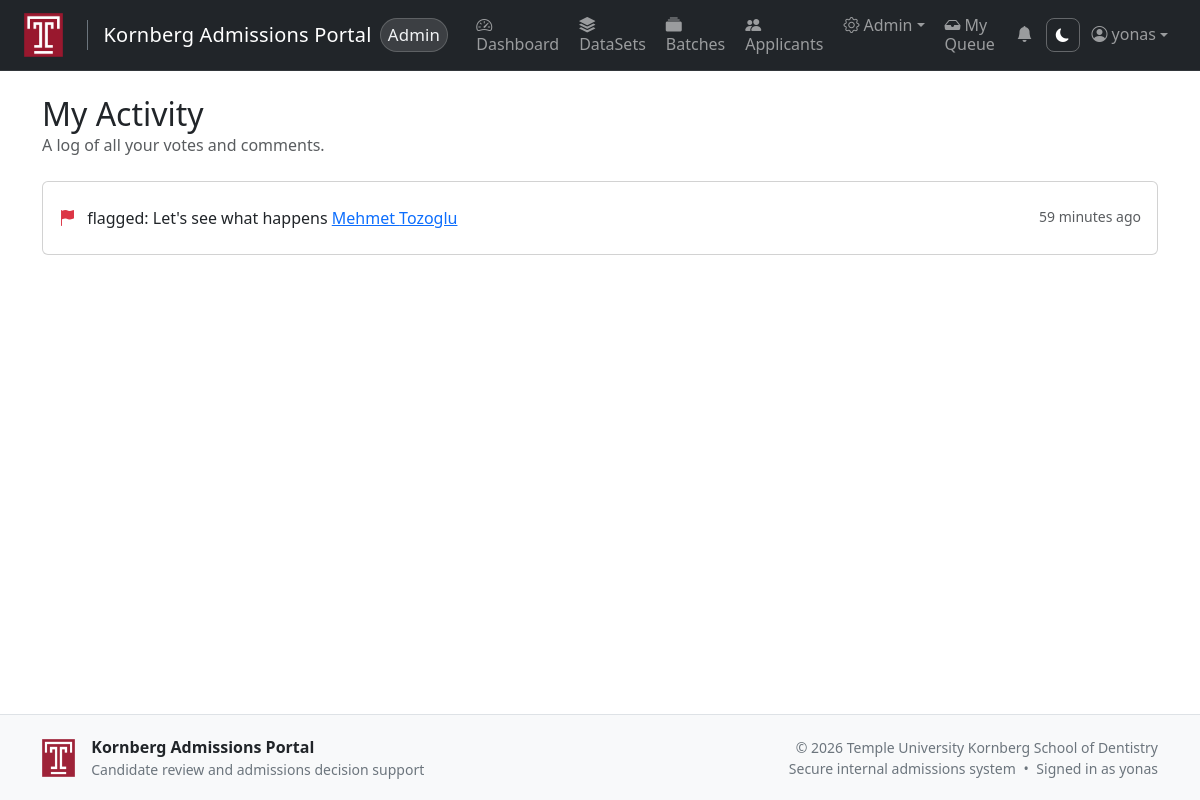
The app's page /committee/activity/ (signed in) with its own data.
### applicants/models.py (models this page shows, shortened)
class Activity(models.Model):
    VOTE_CAST = 'vote_cast'
    COMMENT_ADDED = 'comment_added'
    FLAG_ADDED = 'flag_added'
    DECISION_MADE = 'decision_made'
    ACTION_CHOICES = [
        (VOTE_CAST, 'Vote Cast'),
        (COMMENT_ADDED, 'Comment Added'),
        (FLAG_ADDED, 'Flag Added'),
        (DECISION_MADE, 'Decision Made'),
    ]
    actor = models.ForeignKey(settings.AUTH_USER_MODEL, on_delete=models.SET_NULL, null=True)
    action_type = models.CharField(max_length=50, choices=ACTION_CHOICES)
    details = models.TextField()
    target_applicant = models.ForeignKey(Applicant, on_delete=models.CASCADE, null=True)
    created_at = models.DateTimeField(auto_now_add=True)
    class Meta:
        ordering = ['-created_at']
        verbose_name_plural = "Activities"

class Applicant(models.Model):
    class Status(models.TextChoices):
        INTERVIEW = 'INTERVIEW', 'Interview'
        INTERVIEW_COMPLETE = 'INTERVIEW_COMPLETE', 'Interview Complete'
        ACCEPTED = 'ACCEPTED', 'Accepted'
        ACCEPTED_MAILED = 'ACCEPTED_MAILED', 'Accepted – Mailed'
        ACCEPTED_NOT_MAILED = 'ACCEPTED_NOT_MAILED', 'Accepted – Not Mailed'
        WAITLISTED = 'WAITLISTED', 'Waitlisted'
        REJECTED = 'REJECTED', 'Rejected'
        DECLINED = 'DECLINED', 'Candidate Declined'
    first_name = models.CharField(max_length=100)
    last_name = models.CharField(max_length=100)
    email = models.EmailField(blank=True, null=True)
    age = models.PositiveIntegerField()
    gender = models.CharField(max_length=50)
    round = models.ForeignKey("Batch", on_delete=models.SET_NULL, null=True, blank=True)
    dataset = models.ForeignKey("DataSet", on_delete=models.SET_NULL, null=True, blank=True, related_name="applicants")
    description = models.TextField(blank=True, max_length=100000)
    street = models.TextField(blank=True, max_length=100000)
    created_at = models.DateTimeField(auto_now_add=True)
    profile_picture = models.ImageField(upload_to='applicant_profiles/', blank=True, null=True)
    external_id = models.CharField(max_length=100, blank=True, null=True)
    source_folder = models.CharField(max_length=255, blank=True, default='', help_text='Top-level folder name from bulk upload')
    flagged_by = models.ManyToManyField(User, blank=True, related_name='flagged_applicants')
    total_ai = models.DecimalField(max_digits=6, decimal_places=2, blank=True, null=True, verbose_name='Total AI')
    total_nc = models.DecimalField(max_digits=6, decimal_places=2, blank=True, null=True, verbose_name='Total NC')
    first_gen = models.BooleanField(default=False, verbose_name='First Generation')
    re_applicant = models.BooleanField(default=False, verbose_name='Re-Applicant')
    pb_to_dmd = models.BooleanField(default=False, verbose_name='PB to DMD')
    z_score = models.DecimalField(max_digits=6, decimal_places=2, blank=True, null=True, verbose_name='Z-Score')
    former_post_bacc = models.BooleanField(default=False, verbose_name='Former Post Bacc')
    three_plus_four = models.BooleanField(default=False, verbose_name='3+4')
    candidate_info_imported = models.BooleanField(default=False, help_text='Whether candidate info was imported from Excel')
    status = models.CharField(
        max_length=50,
        choices=Status.choices,
        default=Status.INTERVIEW,
        db_index=True
    )
    assigned_reviewers = models.ManyToManyField(
        settings.AUTH_USER_MODEL,
        related_name="assigned_applicants",
        blank=True,
        limit_choices_to={'profile__role': Profile.Role.COMMITTEE_MEMBER}
    )

### applicants/views.py (the view)
# urls.py: path("committee/activity/", views.my_activity, name="my_activity"),
@login_required
def my_activity(request):
    user = request.user
    activities = Activity.objects.filter(
        actor=user,
        action_type__in=[Activity.VOTE_CAST, Activity.COMMENT_ADDED, Activity.FLAG_ADDED]
    ).select_related('target_applicant').order_by('-created_at')
    paginator = Paginator(activities, 25)
    page_obj = paginator.get_page(request.GET.get('page'))
    return render(request, "my_activity.html", {
        'page_obj': page_obj,
    })

### applicants/context_processors.py (called while the page is built)
def unread_notification_count(request):
    if request.user.is_authenticated:
        from django.db.models import Case, When, Value, IntegerField
        recent_notifications = (
            request.user.notifications
            .annotate(
                has_deadline=Case(
                    When(deadline__isnull=False, then=Value(0)),
                    default=Value(1),
                    output_field=IntegerField(),
                )
            )
            .order_by('has_deadline', 'deadline', '-created_at')[:8]
        )
        return {
            'unread_notification_count': request.user.notifications.filter(is_read=False).count(),
            'recent_notifications': recent_notifications,
        }
    return {'unread_notification_count': 0, 'recent_notifications': []}

### applicants/templates/my_activity.html (shortened to what this page needs)
{% extends "base.html" %}
{% block content %}
<div class="mb-4">
  <h2 class="mb-0">My Activity</h2>
  <p class="text-muted mb-0">A log of all your votes and comments.</p>
</div>
<div class="card">
  <div class="card-body">
    <ul class="list-group list-group-flush">
      {% for activity in page_obj %}
      <li class="list-group-item px-0">
        <div class="d-flex justify-content-between align-items-start">
          <div>
            {% if activity.action_type == 'vote_cast' %}
              <i class="bi bi-person-check-fill me-2 text-primary"></i>
            {% elif activity.action_type == 'comment_added' %}
              <i class="bi bi-chat-dots-fill me-2 text-info"></i>
            {% elif activity.action_type == 'flag_added' %}
              <i class="bi bi-flag-fill me-2 text-danger"></i>
            {% endif %}
            {{ activity.details }}
            <a href="{% url 'applicant_detail' activity.target_applicant.pk %}">
              {{ activity.target_applicant.first_name }} {{ activity.target_applicant.last_name }}
            </a>
          </div>
          <small class="text-muted text-nowrap ms-3">{{ activity.created_at|timesince }} ago</small>
        </div>
      </li>
      {% empty %}
      <li class="list-group-item px-0 text-muted text-center py-4">No activity recorded yet.</li>
      {% endfor %}
    </ul>
  </div>
</div>
{% endblock %}

### templates/base.html (shortened to what this page needs)
<!doctype html>
{% load static %}
<html lang="en" id="html-root">
  <head>
    <link href="https://cdn.jsdelivr.net/npm/bootstrap@5.3.3/dist/css/bootstrap.min.css" rel="stylesheet">
    <link rel="stylesheet" href="https://cdn.jsdelivr.net/npm/bootstrap-icons@1.11.1/font/bootstrap-icons.css">
  </head>
  <body>
    <nav class="navbar navbar-expand-xl navbar-dark bg-dark">
      <div class="container-fluid px-3 px-lg-4">
        <a class="navbar-brand d-flex align-items-center" href="{% if user.is_authenticated and user.profile.role == 'ADMIN' %}{% url 'dashboard' %}{% elif user.is_authenticated %}{% url 'committee_dashboard' %}{% else %}{% url 'login' %}{% endif %}">
      <img src="{% static 'temple_logo.png' %}" alt="Temple University Kornberg School of Dentistry" height="50" class="me-2">
      <span class="border-start border-secondary ms-3 ps-3 fs-5 fw-light text-white">Kornberg Admissions Portal</span>
      {% if user.is_authenticated and user.profile.role == 'ADMIN' %}
        <span class="role-pill ms-2">Admin</span>
      {% endif %}
    </a>
        <div class="collapse navbar-collapse" id="navbarNav">
  <ul class="navbar-nav me-auto mb-2 mb-lg-0">
  {% if user.profile.role == 'ADMIN' %}
    <li class="nav-item">
      <a class="nav-link {% if request.resolver_match.url_name == 'dashboard' %}active{% endif %}"
         href="{% url 'dashboard' %}"><i class="bi bi-speedometer2 me-1"></i>Dashboard</a>
    </li>
    <li class="nav-item">
      <a class="nav-link {% if 'dataset' in request.resolver_match.url_name|default:'' %}active{% endif %}"
         href="{% url 'dataset_list' %}"><i class="bi bi-stack me-1"></i>DataSets</a>
    </li>
    <li class="nav-item">
      <a class="nav-link {% if 'batch' in request.resolver_match.url_name|default:'' and 'bulk' not in request.resolver_match.url_name|default:'' %}active{% endif %}"
         href="{% url 'batch_list' %}"><i class="bi bi-collection-fill me-1"></i>Batches</a>
    </li>
    <li class="nav-item">
      <a class="nav-link {% if request.resolver_match.url_name == 'applicant_list' %}active{% endif %}"
         href="{% url 'applicant_list' %}"><i class="bi bi-people-fill me-1"></i>Applicants</a>
    </li>
    <li class="nav-item dropdown">
      <a class="nav-link dropdown-toggle "
         href="#" data-bs-toggle="dropdown"><i class="bi bi-gear me-1"></i>Admin</a>
    </li>
    <li class="nav-item">
      <a class="nav-link {% if request.resolver_match.url_name == 'applicant_queue' %}active{% endif %}"
         href="{% url 'applicant_queue' %}"><i class="bi bi-inbox-fill me-1"></i>My Queue</a>
    </li>
  {% endif %}
</ul>
          <ul class="navbar-nav ms-auto align-items-center">
          {% if user.is_authenticated %}
            <li class="nav-item">
              <a href="{% url 'notification_list' %}" class="nav-link nav-icon-btn position-relative py-1 px-2" title="Notifications">
                <i class="bi bi-bell-fill"></i>
              </a>
            </li>
            <li class="nav-item">
              <button class="theme-toggle nav-link py-1 px-2" id="theme-toggle" title="Toggle dark mode">
                <i class="bi bi-moon-fill" id="theme-icon"></i>
              </button>
            </li>
            <li class="nav-item dropdown">
              <a class="nav-link dropdown-toggle d-flex align-items-center" href="#" role="button" data-bs-toggle="dropdown">
                <i class="bi bi-person-circle me-1"></i>
                {{ user.username }}
              </a>
            </li>
          {% else %}
            <li class="nav-item">
              <a class="btn btn-outline-light btn-sm" href="{% url 'login' %}">Login</a>
            </li>
          {% endif %}
        </ul>
        </div>
    </nav>
    <main class="container mt-4 pb-5">
      {% block content %}{% endblock %}
    </main>
    <footer class="app-footer">
      <div class="container">
        <div class="row align-items-center gy-3">
          <div class="col-md-6">
            <div class="d-flex align-items-center">
              <img src="{% static 'temple_logo.png' %}"
                  alt="Temple University Kornberg School of Dentistry"
                  height="38"
                  class="me-3">
              <div>
                <div class="fw-semibold">Kornberg Admissions Portal</div>
                <div class="small text-muted">
                  Candidate review and admissions decision support
                </div>
              </div>
            </div>
          </div>
          <div class="col-md-6 text-md-end">
            <div class="small text-muted">
              &copy; {% now "Y" %} Temple University Kornberg School of Dentistry
            </div>
            <div class="small text-muted">
              Secure internal admissions system
              {% if user.is_authenticated %}
                <span class="mx-1">•</span>
                Signed in as {{ user.username }}
              {% endif %}
            </div>
          </div>
        </div>
      </div>
    </footer>
  </body>
</html>

### templates/base.html (style rules this page uses)
.card, .table-hover tbody tr { transition: all 0.2s ease-in-out; }
.theme-toggle { background: none; border: 1px solid rgba(255,255,255,0.3); color: #fff; border-radius: 6px; padding: 4px 8px; cursor: pointer; font-size: 0.85rem; transition: all 0.2s; }
.navbar { min-height: 68px; border-bottom: 1px solid rgba(255, 255, 255, 0.08); }
.navbar-brand { margin-right: 1.25rem; }
.navbar-brand img { height: 44px; }
.navbar-brand span { letter-spacing: 0.2px; font-size: 1.05rem; }
.navbar-nav { gap: 0.25rem; }
.navbar .nav-link { border-radius: 8px; padding: 0.45rem 0.65rem; line-height: 1.2; transition: background-color 0.15s ease, color 0.15s ease; }
.nav-icon-btn, .theme-toggle { width: 34px; height: 34px; padding: 0; display: inline-flex; align-items: center; justify-content: center; }
.role-pill { font-size: 0.7rem; font-weight: 500; letter-spacing: 0.02em; padding: 0.2rem 0.45rem; border-radius: 999px; color: #f1f3f5; background-color: rgba(255, 255, 255, 0.12); border: 1px solid rgba(255, 255, 255, 0.18); }
html, body { min-height: 100%; }
body { min-height: 100vh; display: flex; flex-direction: column; }
main { flex: 1; }
.app-footer { background-color: #f8f9fa; color: #212529; margin-top: auto; padding-top: 1.25rem; padding-bottom: 1.25rem; border-top: 1px solid #dee2e6; }
.app-footer img { opacity: 0.95; }
.app-footer .text-muted { color: #6c757d !important; }

### records on screen
Activity: action_type "flag_added" (drawn), details "flagged: Let's see what happens", target_applicant.first_name "Mehmet", target_applicant.last_name "Tozoglu", created_at "59 minutes"

### other values on screen
{{ user.username }} "yonas"
